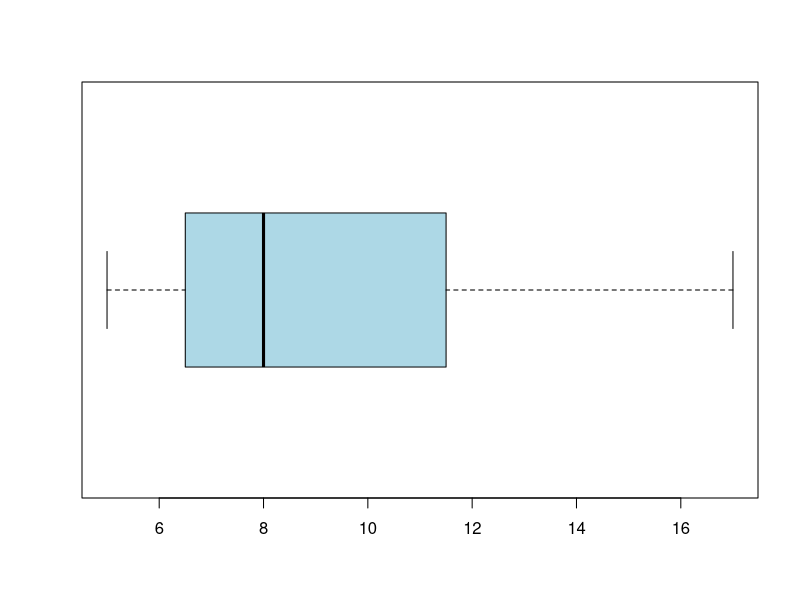
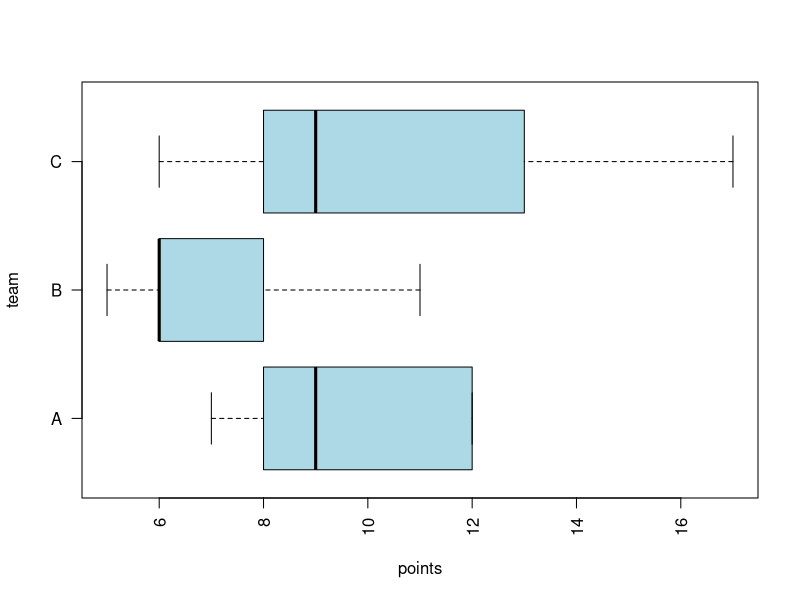
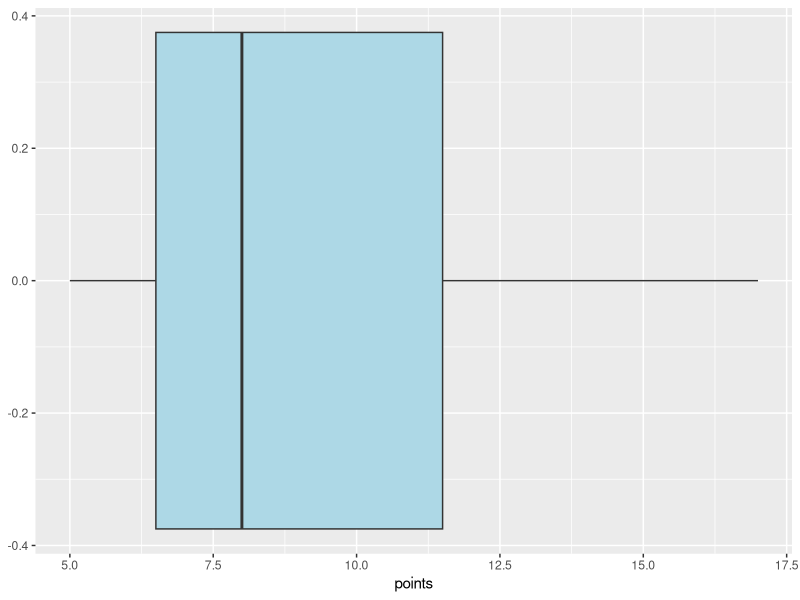
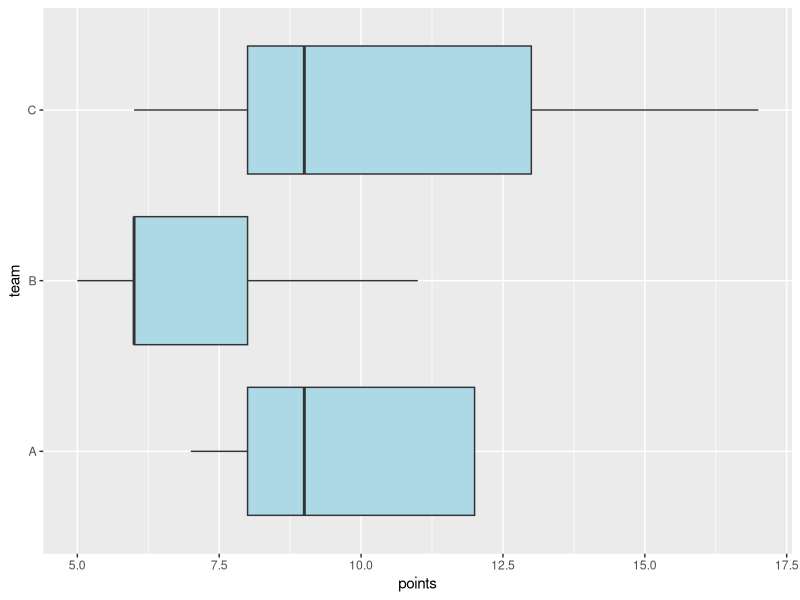

These figures' R source, in order:
# horizontal boxplot in base R
# create data 
data <- data.frame(points=c(7, 8, 9, 12, 12, 5, 6, 6, 8, 11, 6, 8, 9, 13, 17),
                   team=rep(c("A", "B", "C"), each = 5))

# create horizontal boxplot for points
boxplot(data$points, horizontal=TRUE, col="lightblue")

# create data
data <- data.frame(points=c(7, 8, 9, 12, 12, 5, 6, 6, 8, 11, 6, 8, 9, 13, 17),
                   team=rep(c("A", "B", "C"), each = 5))

# create horizontal boxplots grouped by team
boxplot(points~team, data=data, horizontal = TRUE, col="lightblue", las=2)

# horizontal boxplots in ggplot2
library("ggplot2")

# create data
data <- data.frame(points=c(7, 8, 9, 12, 12, 5, 6, 6, 8, 11, 6, 8, 9, 13, 17),
                   team=rep(c("A", "B", "C"), each = 5))

# create horizontal boxplot for points
ggplot(data, aes(y=points)) +
  geom_boxplot(fill = "lightblue") +
  coord_flip()

# create several horizontal boxplots in ggplot2 based on groups
library("ggplot2")

# create data
data <- data.frame(points=c(7, 8, 9, 12, 12, 5, 6, 6, 8, 11, 6, 8, 9, 13, 17),
                   team=rep(c("A", "B", "C"), each = 5))

# create horizontal boxplot for points
ggplot(data, aes(x=team, y=points)) +
  geom_boxplot(fill = "lightblue") + 
  coord_flip()
